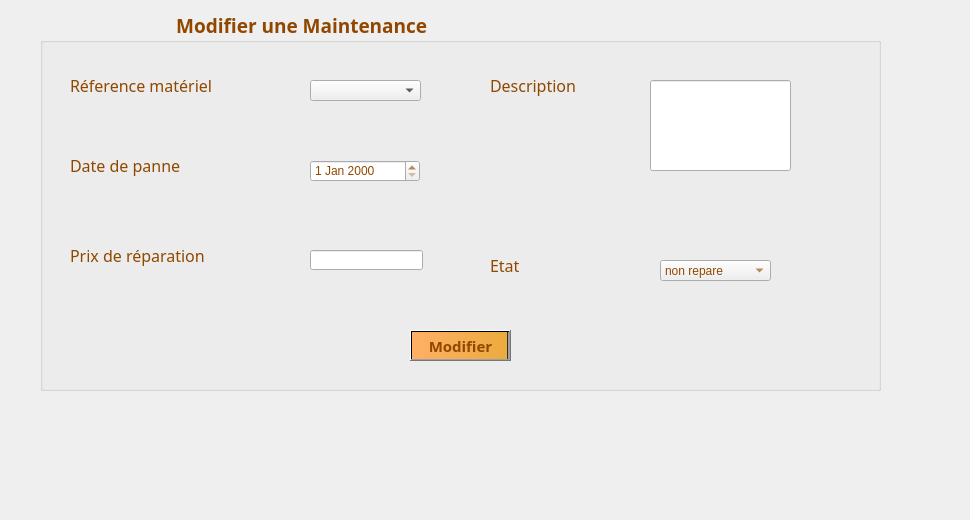
     <widget class="QWidget" name="tab_maintenance_6">
      <attribute name="title">
       <string>Modifier</string>
      </attribute>
      <widget class="QGroupBox" name="groupBox_maintenance_2">
       <property name="geometry">
        <rect>
         <x>40</x>
         <y>10</y>
         <width>841</width>
         <height>381</height>
        </rect>
       </property>
       <property name="font">
        <font>
         <family>Lucida Calligraphy</family>
         <pointsize>14</pointsize>
         <weight>75</weight>
         <bold>true</bold>
        </font>
       </property>
       <property name="styleSheet">
        <string notr="true">color: rgb(144, 72, 0);</string>
       </property>
       <property name="title">
        <string>                           Modifier une Maintenance</string>
       </property>
       <widget class="QLabel" name="label_maintenance_8">
        <property name="geometry">
         <rect>
          <x>30</x>
          <y>140</y>
          <width>171</width>
          <height>31</height>
         </rect>
        </property>
        <property name="font">
         <font>
          <family>Lucida Calligraphy</family>
          <pointsize>12</pointsize>
         </font>
        </property>
        <property name="text">
         <string>Date de panne</string>
        </property>
       </widget>
       <widget class="QLineEdit" name="lineEdit_maintenance_3">
        <property name="geometry">
         <rect>
          <x>270</x>
          <y>240</y>
          <width>113</width>
          <height>20</height>
         </rect>
        </property>
       </widget>
       <widget class="QDateEdit" name="dateEdit_maintenance_2">
        <property name="geometry">
         <rect>
          <x>270</x>
          <y>150</y>
          <width>110</width>
          <height>22</height>
         </rect>
        </property>
       </widget>
       <widget class="QLabel" name="label_maintenance_10">
        <property name="geometry">
         <rect>
          <x>30</x>
          <y>60</y>
          <width>231</width>
          <height>31</height>
         </rect>
        </property>
        <property name="font">
         <font>
          <family>Lucida Calligraphy</family>
          <pointsize>12</pointsize>
         </font>
        </property>
        <property name="text">
         <string>Réference matériel</string>
        </property>
       </widget>
       <widget class="QLabel" name="label_maintenance_13">
        <property name="geometry">
         <rect>
          <x>30</x>
          <y>230</y>
          <width>201</width>
          <height>31</height>
         </rect>
        </property>
        <property name="font">
         <font>
          <family>Lucida Calligraphy</family>
          <pointsize>12</pointsize>
         </font>
        </property>
        <property name="text">
         <string>Prix de réparation</string>
        </property>
       </widget>
       <widget class="QLabel" name="label_maintenance_14">
        <property name="geometry">
         <rect>
          <x>450</x>
          <y>60</y>
          <width>171</width>
          <height>31</height>
         </rect>
        </property>
        <property name="font">
         <font>
          <family>Lucida Calligraphy</family>
          <pointsize>12</pointsize>
         </font>
        </property>
        <property name="text">
         <string>Description</string>
        </property>
       </widget>
       <widget class="QPushButton" name="pushButton_maintenance_2">
        <property name="geometry">
         <rect>
          <x>370</x>
          <y>320</y>
          <width>101</width>
          <height>31</height>
         </rect>
        </property>
        <property name="font">
         <font>
          <family>Lucida Calligraphy</family>
          <pointsize>11</pointsize>
          <weight>75</weight>
          <bold>true</bold>
         </font>
        </property>
        <property name="styleSheet">
         <string notr="true">color: rgb(144, 72, 0);
background-color: qlineargradient(spread:pad, x1:0, y1:0, x2:1, y2:0, stop:0 rgba(255, 175, 102, 255), stop:0.978814 rgba(235, 171, 61, 255), stop:0.98 rgba(0, 0, 0, 255), stop:1 rgba(0, 0, 0, 0));</string>
        </property>
        <property name="text">
         <string>Modifier</string>
        </property>
       </widget>
       <widget class="QLineEdit" name="lineEdit_maintenance_7">
        <property name="geometry">
         <rect>
          <x>610</x>
          <y>70</y>
          <width>141</width>
          <height>91</height>
         </rect>
        </property>
       </widget>
       <widget class="QLabel" name="label_maintenance_16">
        <property name="geometry">
         <rect>
          <x>450</x>
          <y>240</y>
          <width>171</width>
          <height>31</height>
         </rect>
        </property>
        <property name="font">
         <font>
          <family>Lucida Calligraphy</family>
          <pointsize>12</pointsize>
         </font>
        </property>
        <property name="text">
         <string>Etat</string>
        </property>
       </widget>
       <widget class="QComboBox" name="comboBox_maintenance_5">
        <property name="geometry">
         <rect>
          <x>620</x>
          <y>250</y>
          <width>111</width>
          <height>21</height>
         </rect>
        </property>
        <item>
         <property name="text">
          <string>non repare</string>
         </property>
        </item>
        <item>
         <property name="text">
          <string>repare</string>
         </property>
        </item>
        <item>
         <property name="text">
          <string>en cours</string>
         </property>
        </item>
       </widget>
      </widget>
      <widget class="QLabel" name="label_maintenance_2">
       <property name="geometry">
        <rect>
         <x>-20</x>
         <y>-100</y>
         <width>961</width>
         <height>511</height>
        </rect>
       </property>
       <property name="text">
        <string/>
       </property>
       <property name="pixmap">
        <pixmap>../../../../../../../../../../i/m.png</pixmap>
       </property>
      </widget>
      <widget class="QComboBox" name="comboBox_maintenance_2">
       <property name="geometry">
        <rect>
         <x>310</x>
         <y>80</y>
         <width>111</width>
         <height>21</height>
        </rect>
       </property>
      </widget>
      <zorder>label_maintenance_2</zorder>
      <zorder>groupBox_maintenance_2</zorder>
      <zorder>comboBox_maintenance_2</zorder>
     </widget>
